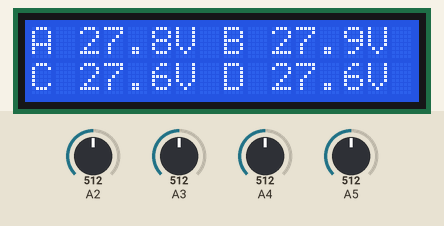
The sketch below on a simulated Arduino Uno, built with avr-gcc and run on an emulated ATmega328P. On the bench: 16×2 character LCD. The inputs (shaded band) are chosen by the test bench; at power-on: A2 = 512, A3 = 512, A4 = 512, A5 = 512.

Above: at 1.2 s.
1.3 s: A2 set to 716
At 2.6 s:
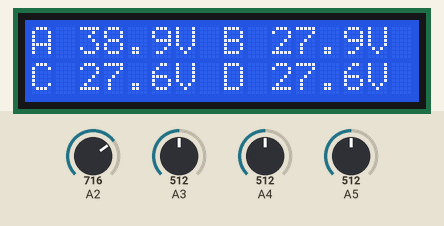
2.9 s: A3 set to 716
At 4.2 s:
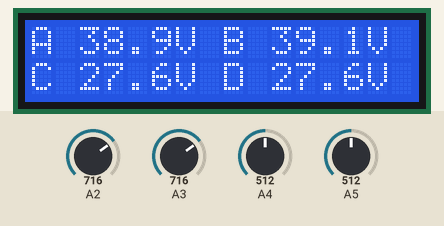
4.5 s: A4 set to 716
At 5.1 s:
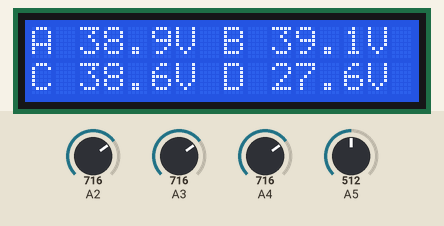
6.1 s: A5 set to 716
At 6.8 s:
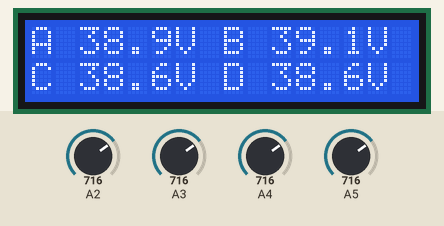
7.7 s: A2 set to 992
At 8.7 s:
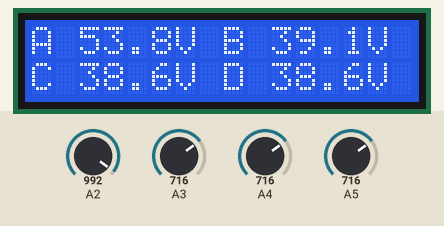
9.3 s: A3 set to 992
At 10.3 s:
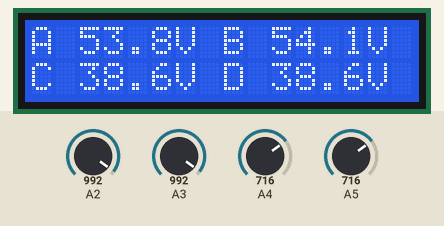
Timing chart, 0 to 11.9 s (numbered marks = the images above; inputs shaded):
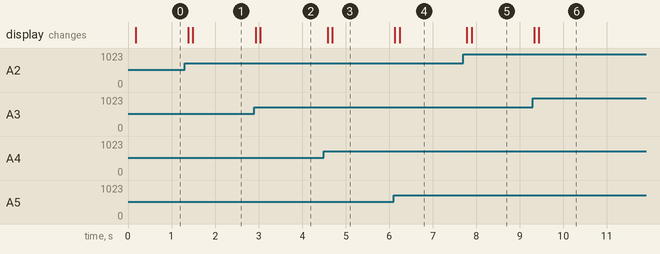

Measured:
- after the input at 1.3 s, the display: first changes after 0.09 s (image 1 shows a later state)
- after the input at 2.9 s, the display: first changes at once (image 2 shows a later state)
- after the input at 4.5 s, the display: first changes after 0.09 s (image 3 shows a later state)
- after the input at 6.1 s, the display: first changes at once (image 4 shows a later state)
- after the input at 7.7 s, the display: first changes after 0.09 s (image 5 shows a later state)
- after the input at 9.3 s, the display: first changes at once (image 6 shows a later state)

The sketch:

uncommonHack041616.ino
```cpp
/*--------------------------------------------------------------
  Program:      voltmeter_LCD

  Description:  4 channel DC voltmeter with voltages displayed
                on LCD to 1 decimal place

  Hardware:     Arduino Uno with voltage dividers on A2 to A5.
                2 x 16 LCD connected to standard pins used in
                Arduino example sketches from IDE.

  Software:     Developed using Arduino 1.0.5 software
                Should be compatible with Arduino 1.0 +

  Date:         27 May 2013

  Author:       W.A. Smith, http://startingelectronics.org
--------------------------------------------------------------*/
#include <LiquidCrystal.h>

// number of analog samples to take per reading, per channel
#define NUM_SAMPLES 10
// voltage divider calibration values
#define DIV_1    11.1346
#define DIV_2    11.1969
#define DIV_3    11.0718
#define DIV_4    11.0718
// ADC reference voltage / calibration value
#define V_REF    4.991

LiquidCrystal lcd(12, 11, 5, 4, 3, 2);
int sum[4] = {0};                // sums of samples taken
unsigned char sample_count = 0;  // current sample number
float voltage[4] = {0.0};        // calculated voltages
char l_cnt = 0;                  // used in 'for' loops

void setup()
{
  lcd.begin(16, 2);
}

void loop()
{
  // take a number of analog samples and add them up
  while (sample_count < NUM_SAMPLES) {
    // sample each channel A2 to A5
    for (l_cnt = 0; l_cnt < 4; l_cnt++) {
      sum[l_cnt] += analogRead(A2 + l_cnt);
    }
    sample_count++;
    delay(10);
  }
  // calculate the voltage for each channel
  for (l_cnt = 0; l_cnt < 4; l_cnt++) {
    voltage[l_cnt] = ((float)sum[l_cnt] / (float)NUM_SAMPLES * V_REF) / 1024.0;
  }
  // display voltages on LCD
  // each voltage is multiplied by the resistor network
  // division factor to calculate the actual voltage
  // voltage 1 - A (pin A2)
  lcd.setCursor(0, 0);
  lcd.print("A ");
  lcd.print(voltage[0] * DIV_1, 1);
  lcd.print("V ");
  // voltage 2 - B (pin A3)
  lcd.setCursor(8, 0);
  lcd.print("B ");
  lcd.print(voltage[1] * DIV_2, 1);
  lcd.print("V ");
  // voltge 3 - C (pin A4)
  lcd.setCursor(0, 1);
  lcd.print("C ");
  lcd.print(voltage[2] * DIV_3, 1);
  lcd.print("V ");
  // voltage 4 - D (pin A5)
  lcd.setCursor(8, 1);
  lcd.print("D ");
  lcd.print(voltage[3] * DIV_4, 1);
  lcd.print("V ");
  // reset count and sums
  sample_count = 0;
  for (l_cnt = 0; l_cnt < 4; l_cnt++) {
    sum[l_cnt] = 0;
  }
}
```
